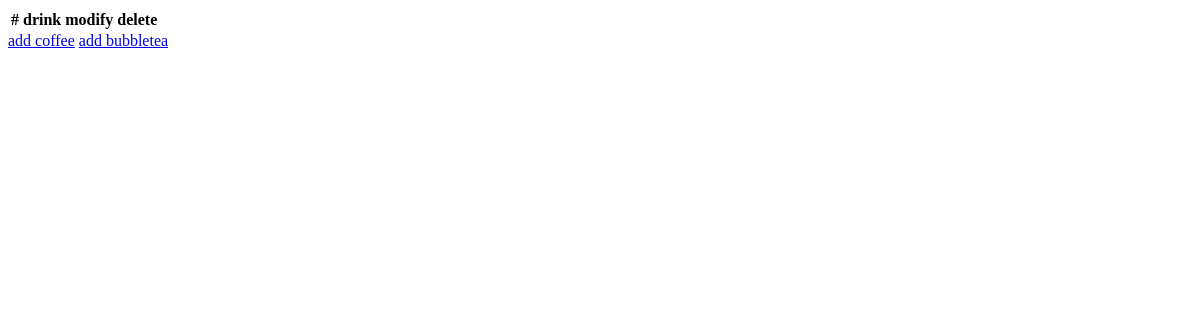
Page /order/ on the earlier database version.
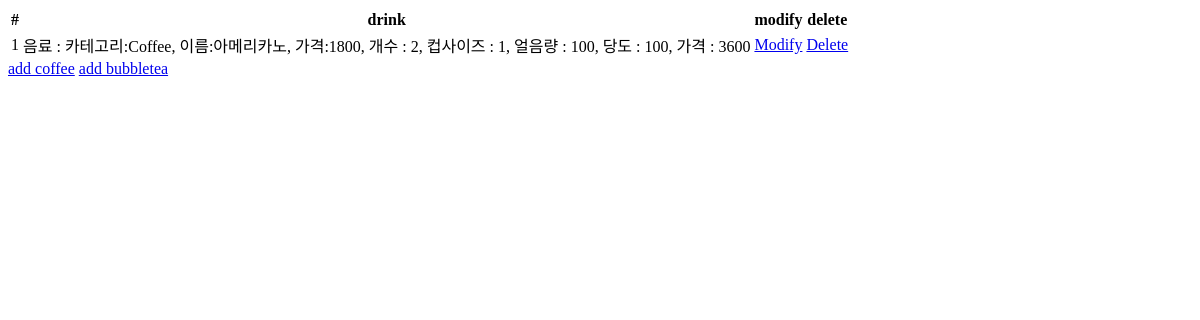
Same page on the later database version.
### order/models.py (models this page shows)
class Order(models.Model):
    drink = models.ForeignKey(Drink, on_delete=models.CASCADE, related_name = 'order')
    stock = models.PositiveIntegerField(default=1)
    cup = models.IntegerField() # 0 레귤러, 1 점보
    ice = models.IntegerField(default=100) #0 50 100 150
    sugar = models.IntegerField(default=100) # 0 50 100 150
    price = models.IntegerField()
    def __str__(self):
        return f'음료 : {self.drink}, 개수 : {self.stock}, 컵사이즈 : {self.cup}, 얼음량 : {self.ice}, 당도 : {self.sugar}, 가격 : {self.price}'

### menu/models.py (models this page shows)
class Drink(models.Model):
    category = models.CharField(max_length=20)
    name = models.CharField(max_length=20)
    price = models.PositiveIntegerField()
    image = models.ImageField(blank=True, upload_to = "menu/%Y/%m/%d/")
    def __str__(self):
        return f'카테고리:{self.category}, 이름:{self.name}, 가격:{self.price}'

### order/views.py (the view)
# urls.py: path('', OrderList.as_view(), name='list'),  # {% url 'bookmark:list %}
class OrderList(ListView):
    model = Order

### order/templates/order/order_list.html (shortened to what this page needs)
<html>
    <head>
        <table>
            <thead>
                <tr>
                    <th>#</th>
                    <th>drink</th>
                    <th>modify</th>
                    <th>delete</th>
                </tr>
            </thead>
            <tbody>
                {% for order in order_list %}
                <tr>
                    <td>{{ forloop.counter}}</td>
                    <td>{{ order }}</td>
                    <td><a href="{% url 'order:update' pk=order.id %}">Modify</a></td>
                    <td><a href="{% url 'order:delete' pk=order.id %}">Delete</a></td>
                </tr>
                {% endfor %}
            </tbody>
        </table>
        <a href="{% url 'order:add_coffee'%}">add coffee</a>
        <a href="{% url 'order:add_bubbletea'%}">add bubbletea</a>
    </head>
</html>

Differences in the rows shown:
added Order: drink+stock+cup "음료 : 카테고리:Coffee, 이름:아메리카노, 가격:1800, 개수 : 2, 컵사이즈 : 1, 얼음량 : 100, 당도 : 100, 가격 : 3600"
